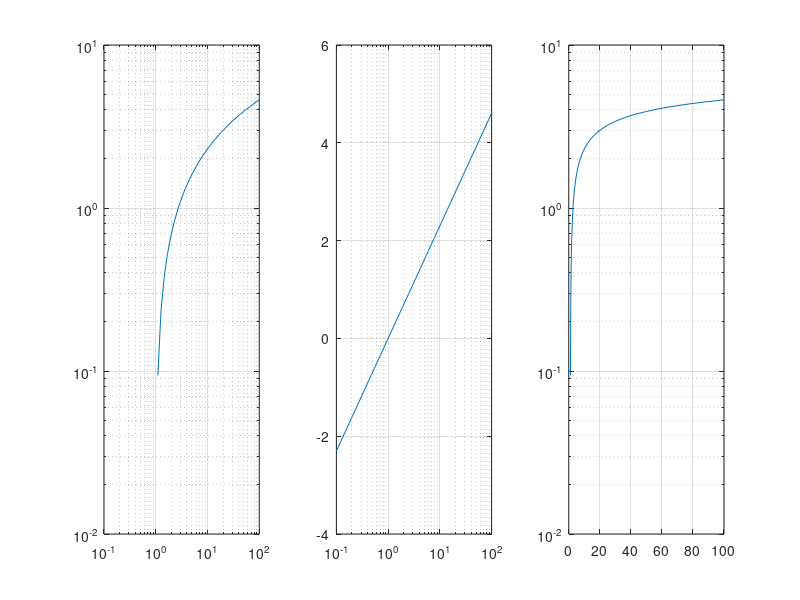

The MATLAB script that drew this image:
x = logspace(-1, 2);
y = log(x);
subplot(1,3,1);
loglog(x, y);
grid   
subplot(1,3,2);
semilogx(x, y);
grid   
subplot(1,3,3);
semilogy(x, y);
grid   